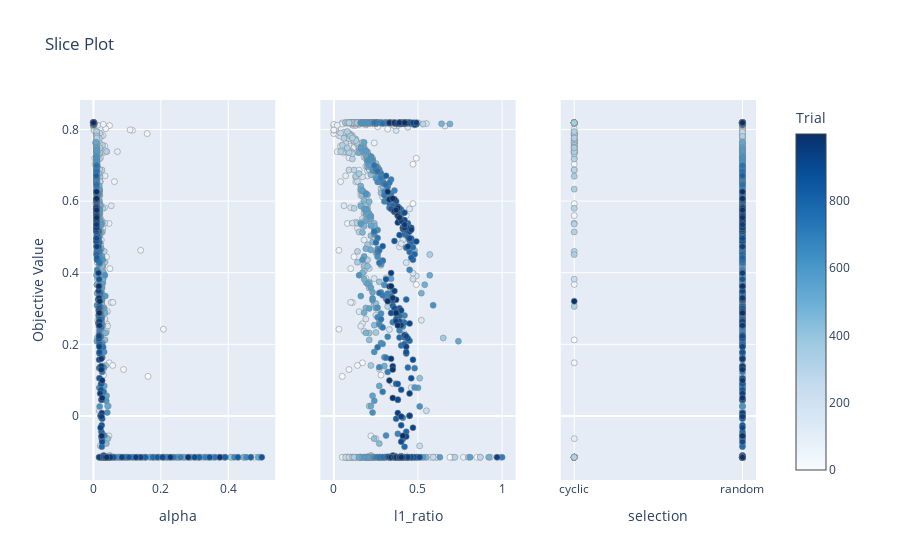

Notebook cell for this chart:
### Code cell
optuna.visualization.plot_slice(study_en)

### Figure 1 — Plotly figure (JSON) as saved in the notebook; plotly's stock layout.template omitted (floating-point values rounded to 4 significant figures; data arrays with more than 128 entries replaced by an {"elided": "..."} marker saying what was removed)
{"data": [{"marker": {"color": {"elided": "1000 int values"}, "colorbar": {"title": {"text": "Trial"}, "x": 1, "xpad": 40}, "colorscale": [[0, "rgb(247,251,255)"], [0.125, "rgb(222,235,247)"], [0.25, "rgb(198,219,239)"], [0.375, "rgb(158,202,225)"], [0.5, "rgb(107,174,214)"], [0.625, "rgb(66,146,198)"], [0.75, "rgb(33,113,181)"], [0.875, "rgb(8,81,156)"], [1, "rgb(8,48,107)"]], "line": {"color": "Grey", "width": 0.5}, "showscale": true}, "mode": "markers", "showlegend": false, "type": "scatter", "x": {"elided": "1000 float values"}, "xaxis": "x", "y": {"elided": "1000 float values"}, "yaxis": "y"}, {"marker": {"color": {"elided": "1000 int values"}, "colorbar": {"title": {"text": "Trial"}, "x": 1, "xpad": 40}, "colorscale": [[0, "rgb(247,251,255)"], [0.125, "rgb(222,235,247)"], [0.25, "rgb(198,219,239)"], [0.375, "rgb(158,202,225)"], [0.5, "rgb(107,174,214)"], [0.625, "rgb(66,146,198)"], [0.75, "rgb(33,113,181)"], [0.875, "rgb(8,81,156)"], [1, "rgb(8,48,107)"]], "line": {"color": "Grey", "width": 0.5}, "showscale": false}, "mode": "markers", "showlegend": false, "type": "scatter", "x": {"elided": "1000 float values"}, "xaxis": "x2", "y": {"elided": "1000 float values"}, "yaxis": "y2"}, {"marker": {"color": {"elided": "1000 int values"}, "colorbar": {"title": {"text": "Trial"}, "x": 1, "xpad": 40}, "colorscale": [[0, "rgb(247,251,255)"], [0.125, "rgb(222,235,247)"], [0.25, "rgb(198,219,239)"], [0.375, "rgb(158,202,225)"], [0.5, "rgb(107,174,214)"], [0.625, "rgb(66,146,198)"], [0.75, "rgb(33,113,181)"], [0.875, "rgb(8,81,156)"], [1, "rgb(8,48,107)"]], "line": {"color": "Grey", "width": 0.5}, "showscale": false}, "mode": "markers", "showlegend": false, "type": "scatter", "x": {"elided": "1000 str values"}, "xaxis": "x3", "y": {"elided": "1000 float values"}, "yaxis": "y3"}], "layout": {"title": {"text": "Slice Plot"}, "xaxis": {"anchor": "y", "domain": [0, 0.2889], "title": {"text": "alpha"}}, "xaxis2": {"anchor": "y2", "domain": [0.3556, 0.6444], "title": {"text": "l1_ratio"}}, "xaxis3": {"anchor": "y3", "domain": [0.7111, 1], "title": {"text": "selection"}}, "yaxis": {"anchor": "x", "domain": [0, 1], "title": {"text": "Objective Value"}}, "yaxis2": {"anchor": "x2", "domain": [0, 1], "matches": "y", "showticklabels": false}, "yaxis3": {"anchor": "x3", "domain": [0, 1], "matches": "y", "showticklabels": false}}}
